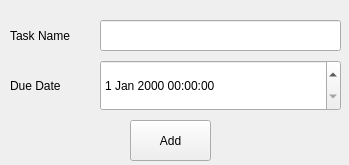
<?xml version="1.0" encoding="UTF-8"?>
<ui version="4.0">
 <class>Form</class>
 <widget class="QWidget" name="Form">
  <property name="geometry">
   <rect>
    <x>0</x>
    <y>0</y>
    <width>349</width>
    <height>165</height>
   </rect>
  </property>
  <property name="sizePolicy">
   <sizepolicy hsizetype="Fixed" vsizetype="Fixed">
    <horstretch>0</horstretch>
    <verstretch>0</verstretch>
   </sizepolicy>
  </property>
  <property name="windowTitle">
   <string>Add tasks</string>
  </property>
  <widget class="QLabel" name="label">
   <property name="geometry">
    <rect>
     <x>10</x>
     <y>10</y>
     <width>101</width>
     <height>51</height>
    </rect>
   </property>
   <property name="text">
    <string>Task Name</string>
   </property>
  </widget>
  <widget class="QLabel" name="label_2">
   <property name="geometry">
    <rect>
     <x>10</x>
     <y>60</y>
     <width>61</width>
     <height>51</height>
    </rect>
   </property>
   <property name="text">
    <string>Due Date</string>
   </property>
  </widget>
  <widget class="QLineEdit" name="lineEdit">
   <property name="geometry">
    <rect>
     <x>100</x>
     <y>20</y>
     <width>241</width>
     <height>31</height>
    </rect>
   </property>
  </widget>
  <widget class="QPushButton" name="pushButton">
   <property name="geometry">
    <rect>
     <x>130</x>
     <y>120</y>
     <width>81</width>
     <height>41</height>
    </rect>
   </property>
   <property name="text">
    <string>Add</string>
   </property>
  </widget>
  <widget class="QDateTimeEdit" name="dateTimeEdit">
   <property name="geometry">
    <rect>
     <x>100</x>
     <y>60</y>
     <width>241</width>
     <height>51</height>
    </rect>
   </property>
  </widget>
 </widget>
 <resources/>
 <connections/>
</ui>
